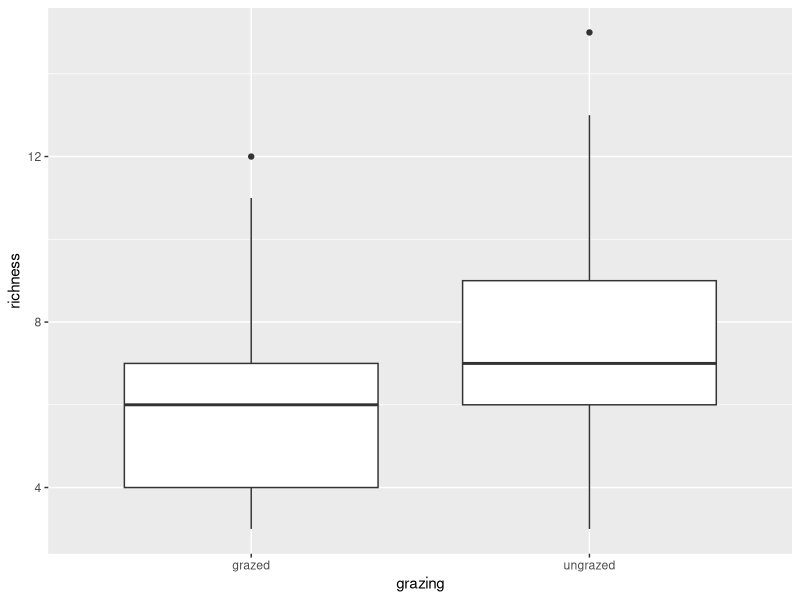
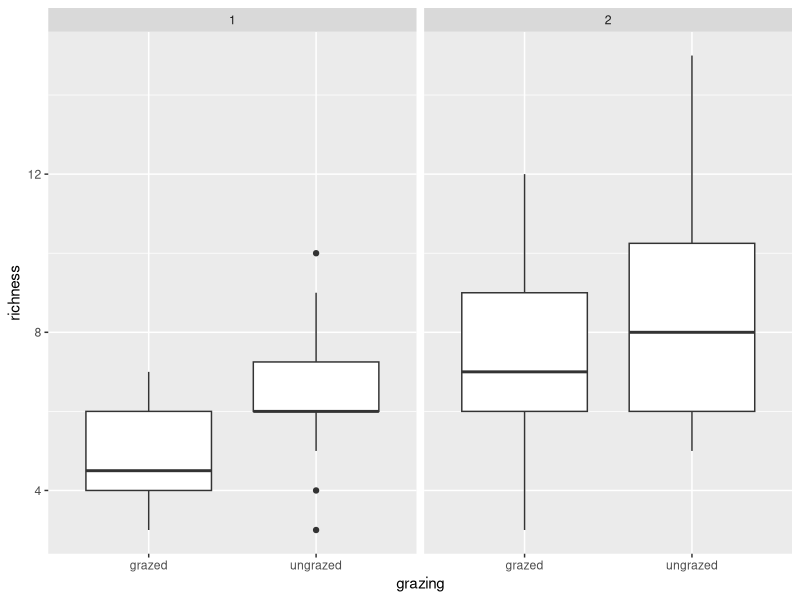
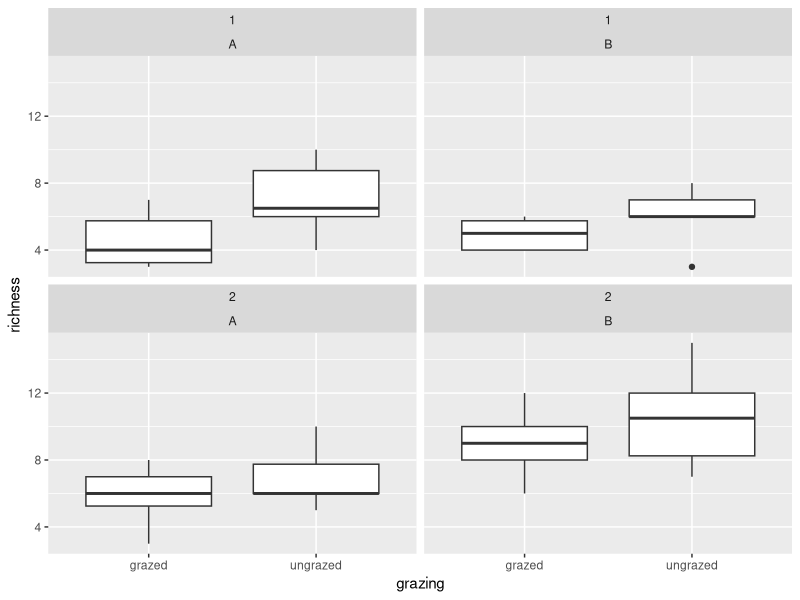
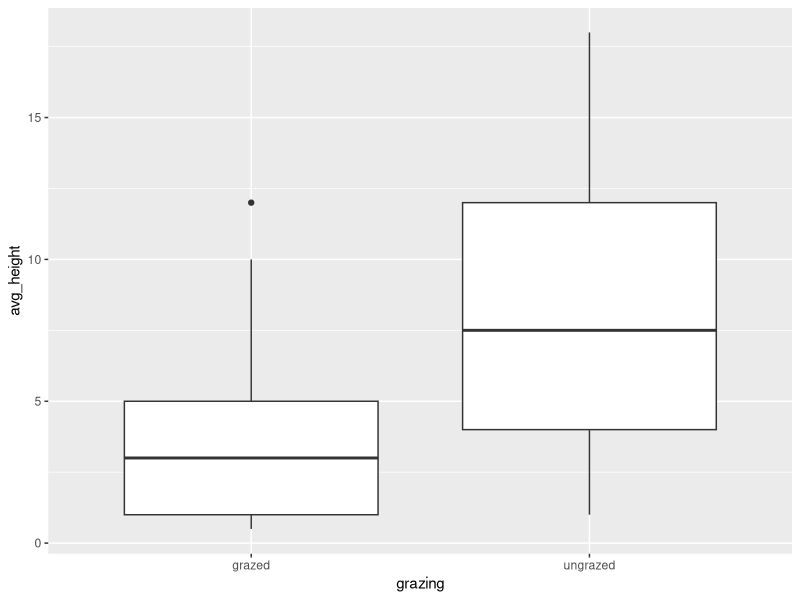
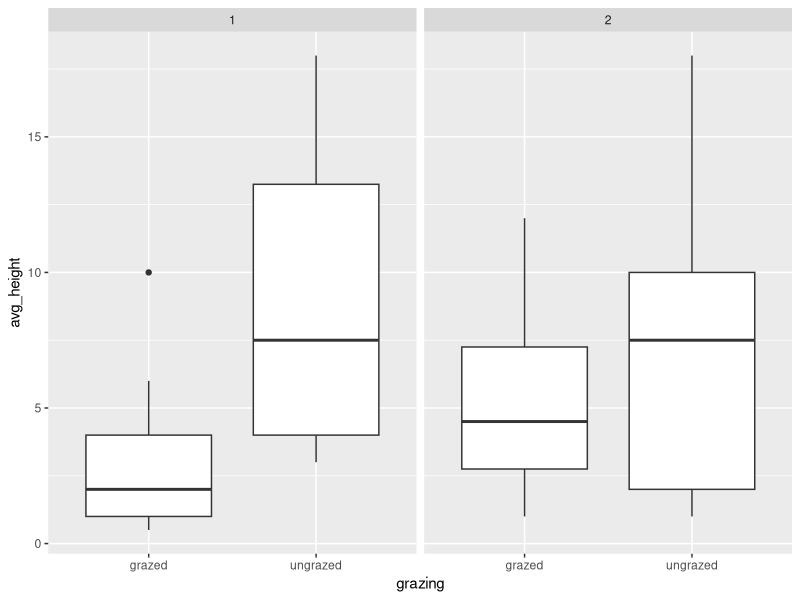
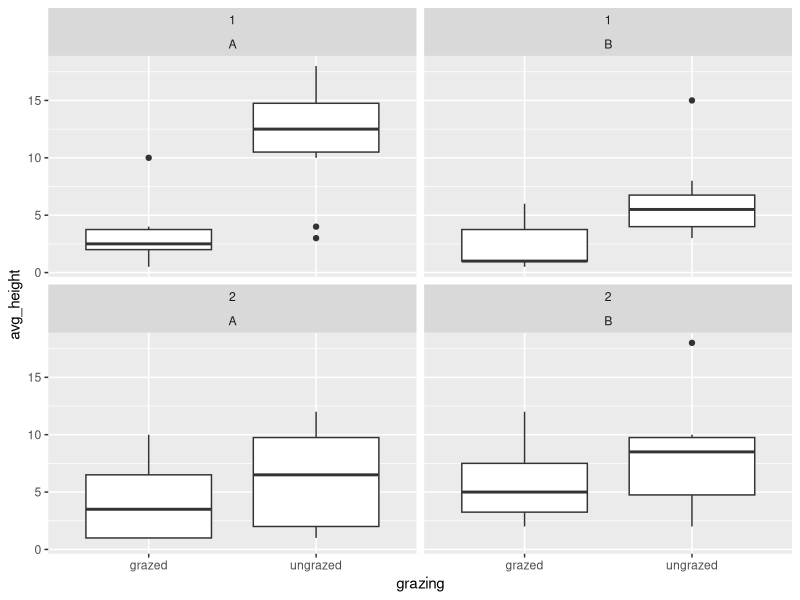
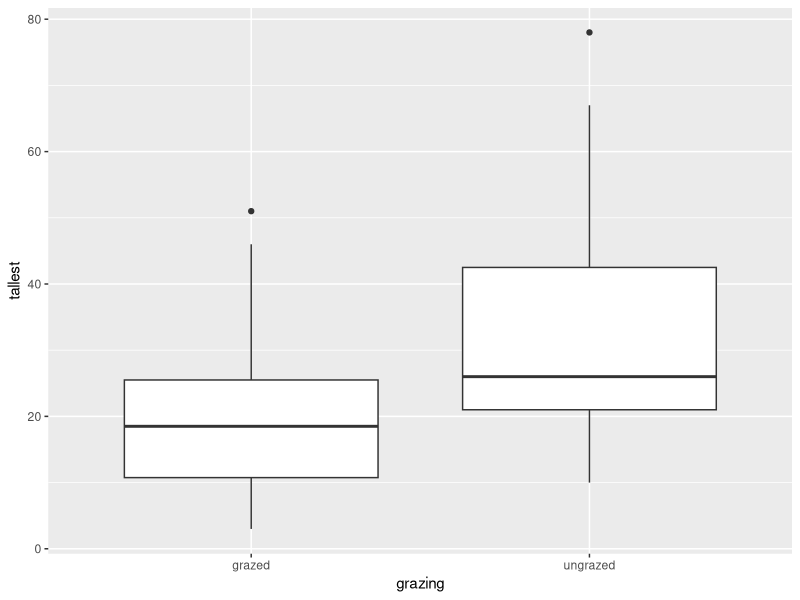
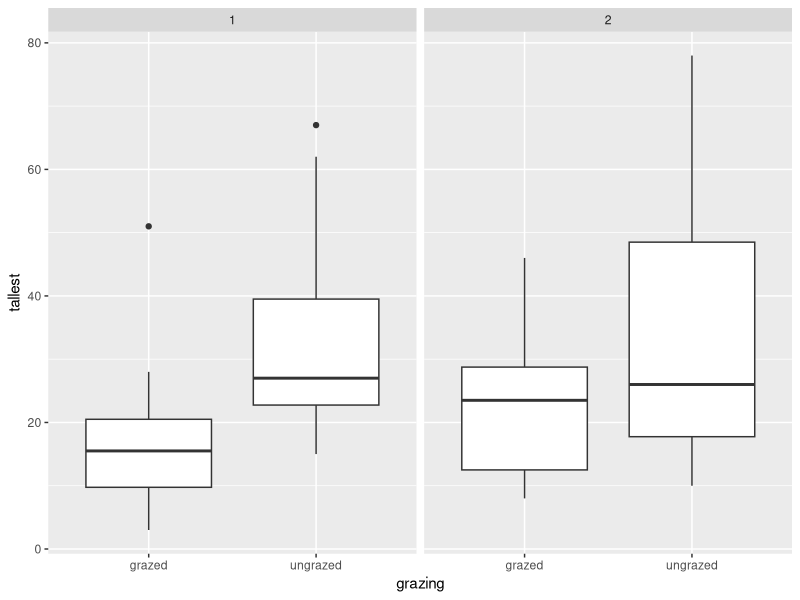

These figures' R source, in order:
### Statistics for LE Project course
### Topic: effect of grazing in Stensjö's thinned forests on species richness
### Emma Gemal, Stockholm University 

## Library ----
library(tidyverse)
library(ggpubr)
library(lme4)
library(car)

## Loading the data ----
grazing <- read.csv("Data/full_data.csv", header = T)

str(grazing)   # site and plot are integers
summary(grazing)

### Data manipulation ----
grazing <- grazing %>% 
              mutate(site = as.factor(site),
                     plot = as.factor(plot),
                     grazing = as.factor(grazing))
str(grazing)


### Preliminary visualization ---- 
## Species richness ---
# overall grazed vs. ungrazed 
ggplot(grazing, aes(x = grazing, y = richness)) +
  geom_boxplot()

# grazed vs. ungrazed per site (site 1 = more grazed, site 2 = less grazed)
ggplot(grazing, aes(x = grazing, y = richness)) +
  geom_boxplot() +
  facet_wrap(~site)

# per site and per transect
ggplot(grazing, aes(x = grazing, y = richness)) +
  geom_boxplot() +
  facet_wrap(~site + transect)

## Average vegetation height ---
# overall grazed vs. ungrazed 
ggplot(grazing, aes(x = grazing, y = avg_height)) +
  geom_boxplot()

# grazed vs. ungrazed per site (site 1 = more grazed, site 2 = less grazed)
ggplot(grazing, aes(x = grazing, y = avg_height)) +
  geom_boxplot() +
  facet_wrap(~site)

# per site and per transect 
ggplot(grazing, aes(x = grazing, y = avg_height)) +
  geom_boxplot() +
  facet_wrap(~site + transect)

## Tallest vegetation height ---
# overall grazed vs. ungrazed 
ggplot(grazing, aes(x = grazing, y = tallest)) +
  geom_boxplot()

# grazed vs. ungrazed per site (site 1 = more grazed, site 2 = less grazed)
ggplot(grazing, aes(x = grazing, y = tallest)) +
  geom_boxplot() +
  facet_wrap(~site)

# per site and per transect
ggplot(grazing, aes(x = grazing, y = tallest)) +
  geom_boxplot() +
  facet_wrap(~site + transect)

## Average height vs. richness ---
# grazed vs. ungrazed
ggplot(grazing, aes(x = avg_height, y = richness)) +
  geom_smooth(method = "lm") +
  geom_point() +
  facet_wrap(~grazing, scales = "free_x")

# per site
ggplot(grazing, aes(x = avg_height, y = richness)) +
  geom_smooth(method = "lm") +
  geom_point() +
  facet_wrap(~site)

# grazing response per site
ggplot(grazing, aes(x = avg_height, y = richness)) +
  geom_smooth(method = "lm") +
  geom_point() +
  facet_wrap(~site + grazing, scales = "free")


### Summary statistics ----
means <- grazing %>% 
            group_by(grazing, site, transect) %>% 
            summarize(avg.rich = mean(richness),
                      avg.height = mean(avg_height),
                      avg.tallest = mean(tallest),
                      sd.rich = sd(richness),
                      sd.height = sd(avg_height),
                      sd.tallest = sd(tallest),
                      median = median(richness, na.rm = TRUE),
                      IQR = IQR(richness, na.rm = TRUE))

n <- sqrt(20)  # 20 plots per site, 10 per transect
means_site <- means %>% 
                group_by(grazing, site) %>% 
                summarize(avg.rich = mean(avg.rich),
                          avg.height = mean(avg.height),
                          avg.tallest = mean(avg.tallest),
                          sd.rich = mean(sd.rich),
                          sd.height = mean(sd.height),
                          sd.tallest = mean(sd.tallest),
                          se.rich = mean((sd.rich/n)),
                          se.height = mean((sd.height/n)),
                          se.tallest = mean((sd.tallest/n)))
 
N <- sqrt(40)  # 40 plots in total per treatment (grazed vs. ungrazed)
means_total <- means %>% 
                  group_by(grazing) %>% 
                  summarize(avg.rich = mean(avg.rich),
                            avg.height = mean(avg.height),
                            avg.tallest = mean(avg.tallest),
                            sd.rich = mean(sd.rich),
                            sd.height = mean(sd.height),
                            sd.tallest = mean(sd.tallest),
                            se.rich = mean((sd.rich/N)),
                            se.height = mean((sd.height/N)),
                            se.tallest = mean((sd.tallest/N)))

# adding coefficient of variation
means_site <- means_site %>% 
                mutate(coef.rich = (sd.rich/avg.rich),
                       coef.height = (sd.height/avg.height),
                       coef.tall = (sd.tallest/avg.tallest))

means_total <- means_total %>% 
                  mutate(coef.rich = (sd.rich/avg.rich),
                         coef.height = (sd.height/avg.height),
                         coef.tall = (sd.tallest/avg.tallest))


### Statistics ----
## Species richness (total) ---
ggqqplot(grazing$richness)
shapiro.test(grazing$richness)   # p < 0.05 = not normal 

a <- grazing %>% 
        filter(grazing == "grazed")
b <- grazing %>% 
        filter(grazing == "ungrazed")

ggqqplot(a$richness)
shapiro.test(a$richness)   # p < 0.05 = not normal

ggqqplot(b$richness)
shapiro.test(b$richness)   # p < 0.05 = not normal 

# but will never be normal with this type of data = could just use t-test still 
  # is recommended by people on stack overflow at least (to stick with t-test)

# using a Wilcoxon test 
wilcox.test(richness ~ grazing, data = grazing)   # get a warning
  # p = 0.0045, W = 508

# checking similarity of statistical results with a parametric test 
t.test(richness ~ grazing, data = grazing)
  # significant differences in richness (more species in ungrazed forest)
  # p = 0.005124, t = -2.8811, df = 77.402
  # grazed mean = 6.05, ungrazed mean = 7.60 species 


## Species richness (site) ---
wilcox.test(richness ~ site, data = grazing)   # get a warning
  # p = 2.345e-5, W = 365.5

t.test(richness ~ site, data = grazing)
  # significant differences between sites (fewer species in site 1 than site 2)
  # p = 1.317e-5, t = -4.7054, df = 66.851
  # site 1 mean = 5.65, site 2 mean = 8.00

# doing an ANOVA with a GLM (poisson due to count data)
ano1 <- lm(richness ~ grazing*site, data = grazing)
glm1 <- glm(richness ~ grazing*site, family = "poisson", data = grazing)
null1 <- glm(richness ~ 1, family = "poisson", data = grazing)

AIC(glm1, null1)  # better than null 

summary(ano1) # comparing to lm
summary(glm1)
anova(ano1)   
Anova(glm1)
  # no significant interaction = site does not affect grazing's effect on richness 
  # means that grazed vs ungrazed relationship doesn't differ between sites, it's still more
    # species in ungrazed than in grazed for both site 1 and 2

  # grazing: p = 0.007902 (significant effect of grazing)
  # site: p = 5.51e-5 (significant effect of site)
  # interaction: p = 0.28022 (not significant)


## Average vegetation height (total) ---
ggqqplot(grazing$avg_height)
shapiro.test(grazing$avg_height)   # p < 0.05 = not normal 

grazing <- grazing %>% 
              mutate(avg_height_log = log(avg_height))
ggqqplot(grazing$avg_height_log)
shapiro.test(grazing$avg_height_log)   # p < 0.05 = not normal 

grazing <- grazing %>% 
              mutate(avg_height_sqrt = sqrt(avg_height))
ggqqplot(grazing$avg_height_sqrt)
shapiro.test(grazing$avg_height_sqrt)   # p < 0.05 = not normal 

wilcox.test(avg_height ~ grazing, data = grazing)   # warning message
  # p = 4.858e-5, W = 379

t.test(avg_height ~ grazing, data = grazing)
  # significant difference in vegetation height with grazing (taller in ungrazed)
  # p = 1.822e-5, t = -4.6255, df = 65.243
  # grazed mean = 3.8125, ungrazed mean = 7.9750

## Average vegetation height (site) ---
wilcox.test(avg_height ~ site, data = grazing)   # warning message
  # p = 0.5396, W = 736

t.test(avg_height ~ site, data = grazing)
  # no significant difference in vegetation height between sites 
  # p = 0.8733, t = -0.1599, df = 74.828
  # site 1 mean = 5.8125, site 2 mean = 5.9750 

# ANOVA with a GLM 
hist(grazing$avg_height)   # very skewed, use a Gamma distribution 

glm2 <- glm(avg_height ~ grazing*site, family = "Gamma", data = grazing)
null2 <- glm(avg_height ~ 1, family = "Gamma", data = grazing)

AIC(glm2, null2)  # better than null 

summary(glm2)
Anova(glm2)
  # significant interaction, so the effect of grazing on height differs between sites 
  
  # grazing: p = 2.485e-6 (significant effect of grazing on vegetation height)
  # site: p = 0.8668 (no effect of site on vegetation height)
  # interaction: p = 0.004267 (grazing's effect on height differs significantly between sites)
    # can see from plots that site 1 = more of a difference between grazed v ungrazed, while
      # site 2 = closer in height between grazed and ungrazed sides 

# testing difference within sites
grazedA <- grazing %>%  
              filter(site == "1")
grazedB <- grazing %>% 
              filter(site == "2")

wilcox.test(avg_height ~ grazing, data = grazedA)   # significant 
                                                      # p = 2.365-5, W = 44
wilcox.test(avg_height ~ grazing, data = grazedB)   # not significant 
                                                      # p = 0.128, W = 143.5 



## Relationship between average height and richness ----
# not sure if it makes much ecological sense, but height may be taller for greater richness? 
lm1 <- lm(richness ~ avg_height, data = grazing)
summary(lm1)

lm2 <- lm(richness ~ avg_height*grazing, data = grazing)
summary(lm2)

lm3 <- lm(richness ~ avg_height*grazing*site, data = grazing)
summary(lm3)

lm4 <- lm(richness ~ avg_height*site, data = grazing)
summary(lm4)

AIC(lm1, lm2, lm3, lm4)  # lm4 = lowest AIC but more complex (lm2 is 2nd best I'd say)

# by grazing
ggplot(grazing, aes(x = avg_height, y = richness)) +
  geom_smooth(method = "lm") +
  geom_point() +
  facet_wrap(~grazing, scales = "free_x")

# by site 
ggplot(grazing, aes(x = avg_height, y = richness)) +
  geom_smooth(method = "lm") +
  geom_point() +
  facet_wrap(~site, scales = "free_x")


## Tallest vegetation height (total) ---
ggqqplot(grazing$tallest)   # pretty good until the end...
shapiro.test(grazing$tallest)  # not normal 

wilcox.test(tallest ~ grazing, data = grazing)  # warning message
  # p = 0.0001941, W = 412.5

t.test(tallest ~ grazing, data = grazing)
  # significant difference in tallest vegetation with grazing (taller in ungrazed)
  # p = 0.000103, t = -4.1323, df = 66.223
  # grazed mean = 19.425, ungrazed mean = 32.575


## Tallest vegetation height (site) ---
t.test(tallest ~ site, data = grazing)
  # no significant difference in tallest plant between sites 

ano3 <- lm(tallest ~ grazing*site, data = grazing)
summary(ano3)
anova(ano3)
  # no significant interaction, so the effect of grazing on tallest vegetation does not 
    # differ between sites 
  # only grazing has a significant effect on maximum vegetation height 

  # grazing: p = 9.139e-5
  # site: p = 0.2748
  # interaction: p = 0.3733

